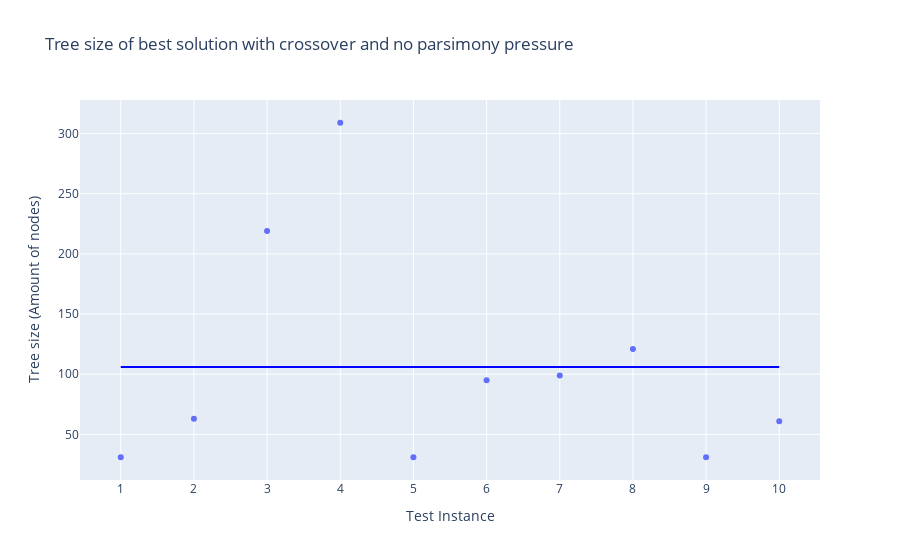

The notebook cell this image was saved under:
### Code cell
#Tree size of best solution with crossover and no parsimony pressure
data = {'Test Instance': xAxis,
        'Tree size (Amount of nodes)': treeSizes}

df = pd.DataFrame(data)  


fig = px.scatter(df, x = "Test Instance", y="Tree size (Amount of nodes)",
             title="Tree size of best solution with crossover and no parsimony pressure")

fig.update_layout(
    xaxis = dict(
        tickmode = 'linear',
        tick0 = 0,
        dtick = 1
    )
)
average = sum(treeSizes) / len(treeSizes)
#fig.add_hline(average)

fig.add_shape(type='line',
                x0=1,
                y0=average,
                x1=10,
                y1=average,
                line=dict(color='Blue',),
                xref='x',
                yref='y'
)
fig.write_image('with_crossover-treesize.pdf')
#fig.show()

### Figure 1 — Plotly figure (JSON) as saved in the notebook; plotly's stock layout.template omitted (floating-point values rounded to 4 significant figures)
{"data": [{"hovertemplate": "Test Instance=%{x}<br>Tree size (Amount of nodes)=%{y}<extra></extra>", "legendgroup": "", "marker": {"color": "#636efa", "symbol": "circle"}, "mode": "markers", "name": "", "orientation": "v", "showlegend": false, "type": "scatter", "x": [1, 2, 3, 4, 5, 6, 7, 8, 9, 10], "xaxis": "x", "y": [31, 63, 219, 309, 31, 95, 99, 121, 31, 61], "yaxis": "y"}], "layout": {"legend": {"tracegroupgap": 0}, "shapes": [{"line": {"color": "Blue"}, "type": "line", "x0": 1, "x1": 10, "xref": "x", "y0": 106, "y1": 106, "yref": "y"}], "title": {"text": "Tree size of best solution with crossover and no parsimony pressure"}, "xaxis": {"anchor": "y", "domain": [0, 1], "dtick": 1, "tick0": 0, "tickmode": "linear", "title": {"text": "Test Instance"}}, "yaxis": {"anchor": "x", "domain": [0, 1], "title": {"text": "Tree size (Amount of nodes)"}}}}
